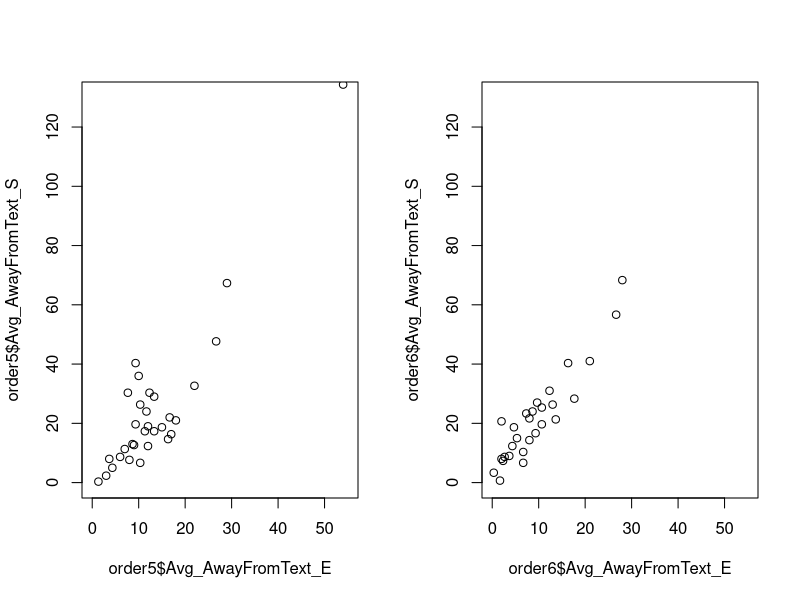

Reproduce this figure in R.
## ---- chunk 1
data.df = read.csv("Eyetracking_Data.csv", na.string = c("999","999.00","#NULL!"), stringsAsFactors = FALSE)
# remove the subject with missing eye gaze data
data.df = data.df[-6,c(-4, -5)]

Grade = data.df$Grade
Order = data.df$Order
WRI = data.df$WRI_Level

Y = cbind(data.df$Avg_AwayFromText_S, data.df$Avg_AwayFromText_E)
grade.fit = manova(Y ~ Grade)
summary(grade.fit)
print("-------------------------------------------------------------------------------------------")
order.fit = manova(Y ~ Order)
summary(order.fit)
summary.aov(order.fit)
print("-------------------------------------------------------------------------------------------")

Y2 = cbind(data.df$Comp_S_Percent, data.df$Comp_E_Percent)
grade.fit2 = manova(Y2 ~ Grade)
summary(grade.fit2)
print("-------------------------------------------------------------------------------------------")
order.fit2 = manova(Y2 ~ Order)
summary(order.fit2)

summary(manova(Y ~ Order + Grade))
summary(manova(Y2 ~ Order + Grade))

summary(manova(Y2 ~ WRI))
## ---- chunk 2
par(mfrow=c(1,2))
order5 <- subset(data.df, Order==5)
plot(order5$Avg_AwayFromText_E, order5$Avg_AwayFromText_S, ylim=c(0,130), xlim=c(0,55))
order6 <- subset(data.df, Order==6)
plot(order6$Avg_AwayFromText_E, order6$Avg_AwayFromText_S, ylim=c(0,130), xlim=c(0,55))
